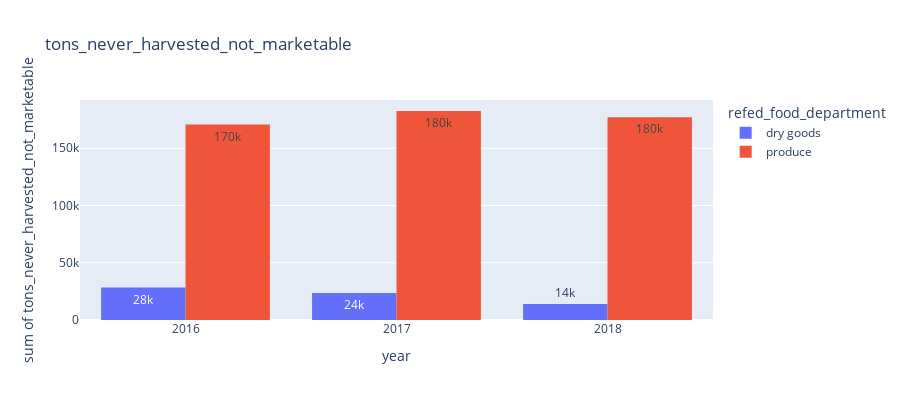
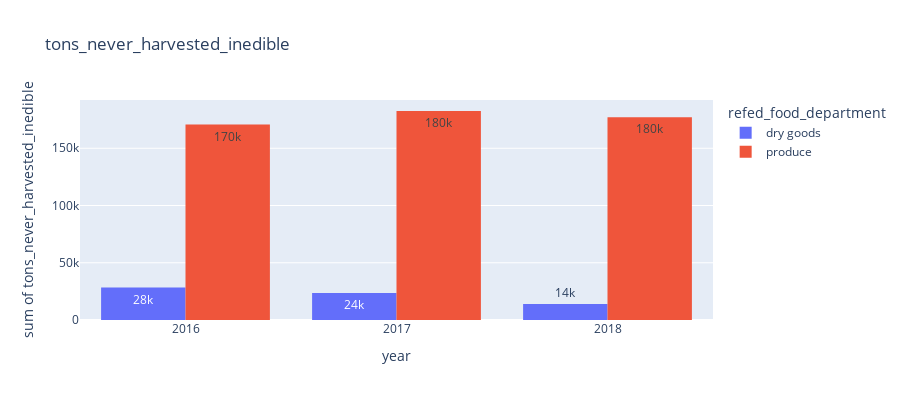
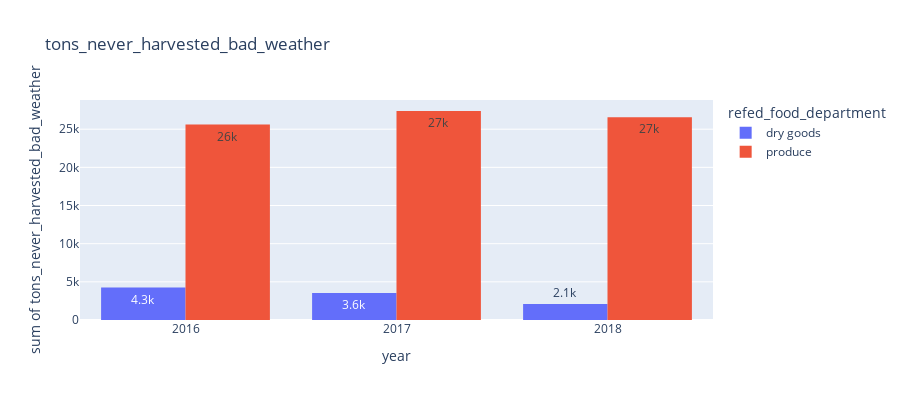
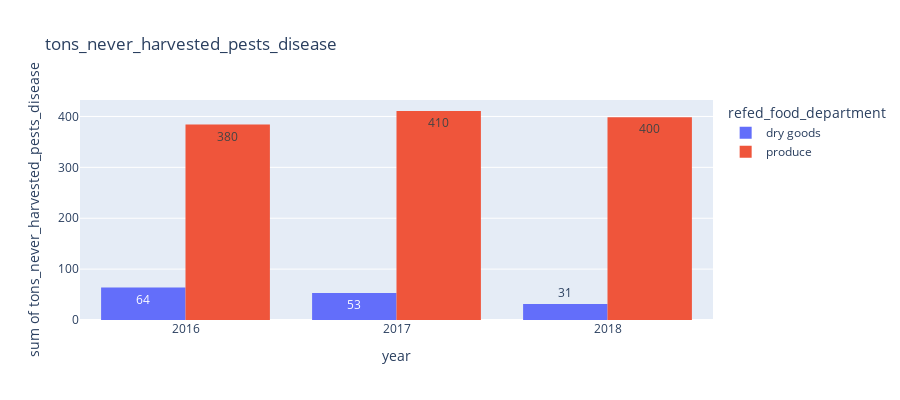

The code cell stored with these charts, in order, in its notebook:
### Code cell
for i in ['tons_never_harvested_not_marketable',
 'tons_never_harvested_inedible',
 'tons_never_harvested_bad_weather',
 'tons_never_harvested_pests_disease',
 'tons_never_harvested_market_dynamics',
 'tons_never_harvested_other']:
    fig = px.histogram(final, x="year", y=i,
                 color='refed_food_department', barmode='group',
                 histfunc='sum',
                 height=400, text_auto='.2s',
                title=i)
    fig.show()

### Figure 1 — Plotly figure (JSON) as saved in the notebook; plotly's stock layout.template omitted (floating-point values rounded to 4 significant figures)
{"data": [{"alignmentgroup": "True", "bingroup": "x", "histfunc": "sum", "hovertemplate": "refed_food_department=dry goods<br>year=%{x}<br>sum of tons_never_harvested_not_marketable=%{y}<extra></extra>", "legendgroup": "dry goods", "marker": {"color": "#636efa", "pattern": {"shape": ""}}, "name": "dry goods", "offsetgroup": "dry goods", "orientation": "v", "showlegend": true, "texttemplate": "%{value:.2s}", "type": "histogram", "x": [2016, 2017, 2018], "xaxis": "x", "y": [28350.0, 23670.0, 13890.0], "yaxis": "y"}, {"alignmentgroup": "True", "bingroup": "x", "histfunc": "sum", "hovertemplate": "refed_food_department=produce<br>year=%{x}<br>sum of tons_never_harvested_not_marketable=%{y}<extra></extra>", "legendgroup": "produce", "marker": {"color": "#EF553B", "pattern": {"shape": ""}}, "name": "produce", "offsetgroup": "produce", "orientation": "v", "showlegend": true, "texttemplate": "%{value:.2s}", "type": "histogram", "x": [2016, 2017, 2018], "xaxis": "x", "y": [170700.0, 182600.0, 177100.0], "yaxis": "y"}], "layout": {"barmode": "group", "height": 400, "legend": {"title": {"text": "refed_food_department"}, "tracegroupgap": 0}, "title": {"text": "tons_never_harvested_not_marketable"}, "xaxis": {"anchor": "y", "domain": [0, 1], "title": {"text": "year"}}, "yaxis": {"anchor": "x", "domain": [0, 1], "title": {"text": "sum of tons_never_harvested_not_marketable"}}}}

### Figure 2 — Plotly figure (JSON) as saved in the notebook; plotly's stock layout.template omitted (floating-point values rounded to 4 significant figures)
{"data": [{"alignmentgroup": "True", "bingroup": "x", "histfunc": "sum", "hovertemplate": "refed_food_department=dry goods<br>year=%{x}<br>sum of tons_never_harvested_inedible=%{y}<extra></extra>", "legendgroup": "dry goods", "marker": {"color": "#636efa", "pattern": {"shape": ""}}, "name": "dry goods", "offsetgroup": "dry goods", "orientation": "v", "showlegend": true, "texttemplate": "%{value:.2s}", "type": "histogram", "x": [2016, 2017, 2018], "xaxis": "x", "y": [28350.0, 23670.0, 13890.0], "yaxis": "y"}, {"alignmentgroup": "True", "bingroup": "x", "histfunc": "sum", "hovertemplate": "refed_food_department=produce<br>year=%{x}<br>sum of tons_never_harvested_inedible=%{y}<extra></extra>", "legendgroup": "produce", "marker": {"color": "#EF553B", "pattern": {"shape": ""}}, "name": "produce", "offsetgroup": "produce", "orientation": "v", "showlegend": true, "texttemplate": "%{value:.2s}", "type": "histogram", "x": [2016, 2017, 2018], "xaxis": "x", "y": [170700.0, 182600.0, 177100.0], "yaxis": "y"}], "layout": {"barmode": "group", "height": 400, "legend": {"title": {"text": "refed_food_department"}, "tracegroupgap": 0}, "title": {"text": "tons_never_harvested_inedible"}, "xaxis": {"anchor": "y", "domain": [0, 1], "title": {"text": "year"}}, "yaxis": {"anchor": "x", "domain": [0, 1], "title": {"text": "sum of tons_never_harvested_inedible"}}}}

### Figure 3 — Plotly figure (JSON) as saved in the notebook; plotly's stock layout.template omitted (floating-point values rounded to 4 significant figures)
{"data": [{"alignmentgroup": "True", "bingroup": "x", "histfunc": "sum", "hovertemplate": "refed_food_department=dry goods<br>year=%{x}<br>sum of tons_never_harvested_bad_weather=%{y}<extra></extra>", "legendgroup": "dry goods", "marker": {"color": "#636efa", "pattern": {"shape": ""}}, "name": "dry goods", "offsetgroup": "dry goods", "orientation": "v", "showlegend": true, "texttemplate": "%{value:.2s}", "type": "histogram", "x": [2016, 2017, 2018], "xaxis": "x", "y": [4252.0, 3551.0, 2084.0], "yaxis": "y"}, {"alignmentgroup": "True", "bingroup": "x", "histfunc": "sum", "hovertemplate": "refed_food_department=produce<br>year=%{x}<br>sum of tons_never_harvested_bad_weather=%{y}<extra></extra>", "legendgroup": "produce", "marker": {"color": "#EF553B", "pattern": {"shape": ""}}, "name": "produce", "offsetgroup": "produce", "orientation": "v", "showlegend": true, "texttemplate": "%{value:.2s}", "type": "histogram", "x": [2016, 2017, 2018], "xaxis": "x", "y": [25610.0, 27380.0, 26570.0], "yaxis": "y"}], "layout": {"barmode": "group", "height": 400, "legend": {"title": {"text": "refed_food_department"}, "tracegroupgap": 0}, "title": {"text": "tons_never_harvested_bad_weather"}, "xaxis": {"anchor": "y", "domain": [0, 1], "title": {"text": "year"}}, "yaxis": {"anchor": "x", "domain": [0, 1], "title": {"text": "sum of tons_never_harvested_bad_weather"}}}}

### Figure 4 — Plotly figure (JSON) as saved in the notebook; plotly's stock layout.template omitted (floating-point values rounded to 4 significant figures)
{"data": [{"alignmentgroup": "True", "bingroup": "x", "histfunc": "sum", "hovertemplate": "refed_food_department=dry goods<br>year=%{x}<br>sum of tons_never_harvested_pests_disease=%{y}<extra></extra>", "legendgroup": "dry goods", "marker": {"color": "#636efa", "pattern": {"shape": ""}}, "name": "dry goods", "offsetgroup": "dry goods", "orientation": "v", "showlegend": true, "texttemplate": "%{value:.2s}", "type": "histogram", "x": [2016, 2017, 2018], "xaxis": "x", "y": [63.78, 53.26, 31.26], "yaxis": "y"}, {"alignmentgroup": "True", "bingroup": "x", "histfunc": "sum", "hovertemplate": "refed_food_department=produce<br>year=%{x}<br>sum of tons_never_harvested_pests_disease=%{y}<extra></extra>", "legendgroup": "produce", "marker": {"color": "#EF553B", "pattern": {"shape": ""}}, "name": "produce", "offsetgroup": "produce", "orientation": "v", "showlegend": true, "texttemplate": "%{value:.2s}", "type": "histogram", "x": [2016, 2017, 2018], "xaxis": "x", "y": [384.2, 410.8, 398.6], "yaxis": "y"}], "layout": {"barmode": "group", "height": 400, "legend": {"title": {"text": "refed_food_department"}, "tracegroupgap": 0}, "title": {"text": "tons_never_harvested_pests_disease"}, "xaxis": {"anchor": "y", "domain": [0, 1], "title": {"text": "year"}}, "yaxis": {"anchor": "x", "domain": [0, 1], "title": {"text": "sum of tons_never_harvested_pests_disease"}}}}
